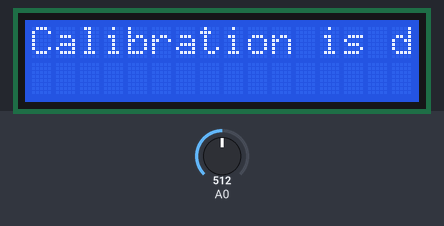
This sketch was run on a simulated Arduino Uno, built with avr-gcc and run on an emulated ATmega328P. On the bench: 16×2 character LCD. The test bench sets the inputs (shaded band); at power-on: A0 = 512. What the sketch prints to the serial monitor is not drawn.

Above: at 25.1 s.
At 25.95 s:
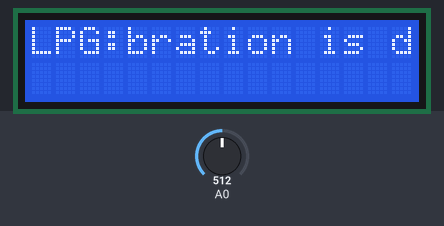
At 26.6 s:
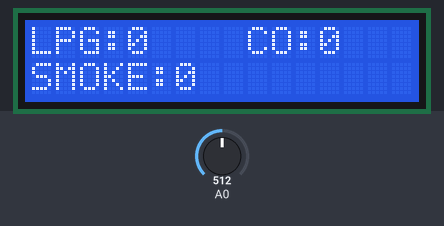

The sketch:

mq.ino
```cpp
#define         MQ_PIN                       (0)     //define which   analog input channel you are going to use
#define         RL_VALUE                     (5)      //define the load resistance on the board, in kilo ohms
#define         RO_CLEAN_AIR_FACTOR           (9.83)  //RO_CLEAR_AIR_FACTOR=(Sensor resistance in clean air)/RO,
                                                      //which is derived from the   chart in datasheet

/**********************Software Related Macros***********************************/
#define          CALIBARAION_SAMPLE_TIMES     (50)    //define how many samples you are   going to take in the calibration phase
#define         CALIBRATION_SAMPLE_INTERVAL   (500)   //define the time interal(in milisecond) between each samples in the
                                                      //cablibration phase
#define          READ_SAMPLE_INTERVAL         (50)    //define how many samples you are   going to take in normal operation
#define         READ_SAMPLE_TIMES            (5)      //define the time interal(in milisecond) between each samples in
#include   <LiquidCrystal.h>

const int rs = 12, en = 11, d4 = 5, d5 = 4, d6 = 3, d7   = 2;
LiquidCrystal lcd(rs, en, d4, d5, d6, d7);                                                     //normal   operation

/*********************Application Related Macros*********************************/
#define          GAS_LPG                      (0)
#define         GAS_CO                       (1)
#define          GAS_SMOKE                    (2)

/****************************Globals**********************************************/
float            LPGCurve[3]  =  {2.3,0.21,-0.47};   //two points are taken from the curve.
                                                    //with these two points,   a line is formed which is "approximately equivalent"
                                                    //to   the original curve.
                                                    //data   format:{ x, y, slope}; point1: (lg200, 0.21), point2: (lg10000, -0.59)
float            COCurve[3]  =  {2.3,0.72,-0.34};    //two points are taken from the curve.
                                                    //with these two points,   a line is formed which is "approximately equivalent"
                                                    //to   the original curve.
                                                    //data   format:{ x, y, slope}; point1: (lg200, 0.72), point2: (lg10000,  0.15)
float            SmokeCurve[3] ={2.3,0.53,-0.44};    //two points are taken from the curve.
                                                    //with these two points,   a line is formed which is "approximately equivalent"
                                                    //to   the original curve.
                                                    //data   format:{ x, y, slope}; point1: (lg200, 0.53), point2: (lg10000,  -0.22)
float            Ro           =  10;                 //Ro is initialized to 10 kilo ohms

void setup()
{
  Serial.begin(9600);                               //UART   setup, baudrate = 9600bps
  Serial.print("Calibrating...\
");
   Ro = MQCalibration(MQ_PIN);                       //Calibrating the sensor. Please   make sure the sensor is in clean air
   lcd.begin(16, 2);                                                  //when   you perform the calibration
  Serial.print("Calibration   is done...\
");
  Serial.print("Ro=");
  Serial.print(Ro);
  Serial.print("kohm");
   Serial.print("\
");
lcd.print("Calibration is done...\
");
lcd.print("Ro=");
lcd.print(Ro);
lcd.print("kohm");
lcd.print("\
");
}

void loop()
{
   Serial.print("LPG:");
   Serial.print(MQGetGasPercentage(MQRead(MQ_PIN)/Ro,GAS_LPG)   );
   Serial.print( "ppm" );
   Serial.print("    ");
   Serial.print("CO:");
   Serial.print(MQGetGasPercentage(MQRead(MQ_PIN)/Ro,GAS_CO) );
   Serial.print(   "ppm" );
   Serial.print("    ");
   Serial.print("SMOKE:");
    Serial.print(MQGetGasPercentage(MQRead(MQ_PIN)/Ro,GAS_SMOKE) );
   Serial.print(   "ppm" );
   Serial.print("\
");
        lcd.setCursor(0, 0);
        lcd.print("LPG:");
lcd.print(MQGetGasPercentage(MQRead(MQ_PIN)/Ro,GAS_LPG)   );
//lcd.print( "ppm" );
lcd.print("     ");
  lcd.setCursor(9, 0);
lcd.print("CO:");
lcd.print(MQGetGasPercentage(MQRead(MQ_PIN)/Ro,GAS_CO) );
//lcd.print( "ppm"   );
lcd.print("       ");
 lcd.setCursor(0, 1);
lcd.print("SMOKE:");
lcd.print(MQGetGasPercentage(MQRead(MQ_PIN)/Ro,GAS_SMOKE) );
//lcd.print(   "ppm" );
lcd.print("         ");
   delay(200);
}

/****************   MQResistanceCalculation **************************************
Input:   raw_adc   - raw value read from adc, which represents the voltage
Output:  the calculated   sensor resistance
Remarks: The sensor and the load resistor forms a voltage divider.   Given the voltage
         across the load resistor and its resistance, the resistance   of the sensor
         could be derived.
**********************************************************************************/
float MQResistanceCalculation(int raw_adc)
{
  return ( ((float)RL_VALUE*(1023-raw_adc)/raw_adc));
}

/*************************** MQCalibration **************************************
Input:    mq_pin - analog channel
Output:  Ro of the sensor
Remarks: This function   assumes that the sensor is in clean air. It use
         MQResistanceCalculation   to calculates the sensor resistance in clean air
         and then divides it   with RO_CLEAN_AIR_FACTOR. RO_CLEAN_AIR_FACTOR is about
         10, which differs   slightly between different sensors.
**********************************************************************************/
float MQCalibration(int mq_pin)
{
  int i;
  float val=0;

   for (i=0;i<CALIBARAION_SAMPLE_TIMES;i++) {            //take multiple samples
     val += MQResistanceCalculation(analogRead(mq_pin));
    delay(CALIBRATION_SAMPLE_INTERVAL);
   }
  val = val/CALIBARAION_SAMPLE_TIMES;                   //calculate the average   value

  val = val/RO_CLEAN_AIR_FACTOR;                        //divided   by RO_CLEAN_AIR_FACTOR yields the Ro
                                                        //according   to the chart in the datasheet

  return val;
}
/***************************   MQRead *******************************************
Input:   mq_pin - analog   channel
Output:  Rs of the sensor
Remarks: This function use MQResistanceCalculation   to caculate the sensor resistenc (Rs).
         The Rs changes as the sensor   is in the different consentration of the target
         gas. The sample times   and the time interval between samples could be configured
         by changing   the definition of the macros.
**********************************************************************************/
float MQRead(int mq_pin)
{
  int i;
  float rs=0;

  for (i=0;i<READ_SAMPLE_TIMES;i++)   {
    rs += MQResistanceCalculation(analogRead(mq_pin));
    delay(READ_SAMPLE_INTERVAL);
   }

  rs = rs/READ_SAMPLE_TIMES;

  return rs;
}

/***************************   MQGetGasPercentage ********************************
Input:   rs_ro_ratio -   Rs divided by Ro
         gas_id      - target gas type
Output:  ppm of the   target gas
Remarks: This function passes different curves to the MQGetPercentage   function which
         calculates the ppm (parts per million) of the target   gas.
**********************************************************************************/
int MQGetGasPercentage(float rs_ro_ratio, int gas_id)
{
  if ( gas_id   == GAS_LPG ) {
     return MQGetPercentage(rs_ro_ratio,LPGCurve);
  } else   if ( gas_id == GAS_CO ) {
     return MQGetPercentage(rs_ro_ratio,COCurve);
   } else if ( gas_id == GAS_SMOKE ) {
     return MQGetPercentage(rs_ro_ratio,SmokeCurve);
   }

  return 0;
}

/***************************  MQGetPercentage   ********************************
Input:   rs_ro_ratio - Rs divided by Ro
          pcurve      - pointer to the curve of the target gas
Output:  ppm of   the target gas
Remarks: By using the slope and a point of the line. The x(logarithmic   value of ppm)
         of the line could be derived if y(rs_ro_ratio) is provided.   As it is a
         logarithmic coordinate, power of 10 is used to convert the   result to non-logarithmic
         value.
**********************************************************************************/
int  MQGetPercentage(float rs_ro_ratio, float *pcurve)
{
  return (pow(10,(   ((log(rs_ro_ratio)-pcurve[1])/pcurve[2]) + pcurve[0])));
}
```

Measured:
- what the display in image 0 shows lasts 0.7 s, from 25.1 s to 25.8 s
